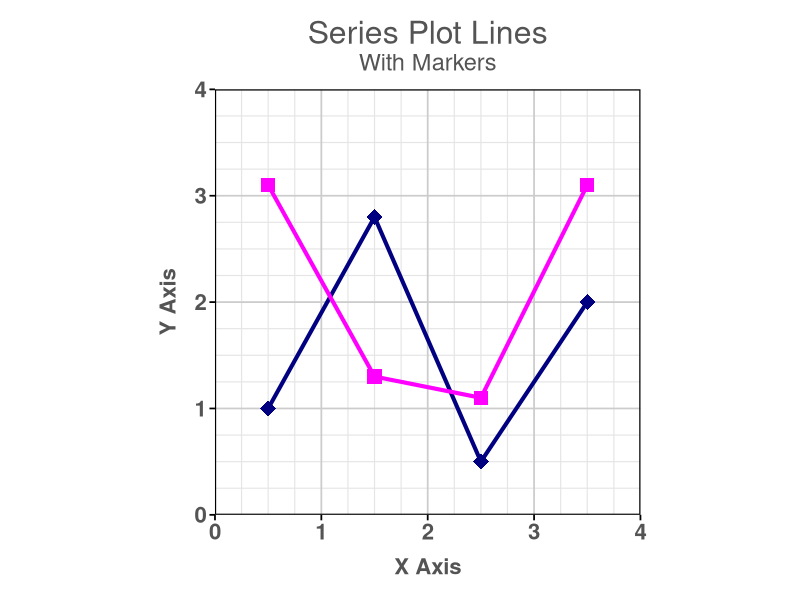

This figure's R source:
# P092 sct1 - Series Plot Lines With Markers
# SAS: data my_data + PROC SGPLOT series x=x y=y1 y=y2
out <- Sys.getenv("OUT_DIR")
if (out == "" || is.na(out)) out <- getwd()
if (!dir.exists(out)) dir.create(out, recursive = TRUE, showWarnings = FALSE)

suppressPackageStartupMessages(library(ggplot2))

# --- SAS round half away from zero (kept for fidelity; not needed here) ---
round_half_up <- function(x, digits = 0) {
  posneg <- sign(x)
  z <- abs(x) * 10^digits
  z <- floor(z + 0.5 + 1e-10)
  posneg * z / 10^digits
}

# --- data my_data; input x y1 y2; datalines; ---
my_data <- data.frame(
  x  = c(0.5, 1.5, 2.5, 3.5),
  y1 = c(1.0, 2.8, 0.5, 2.0),
  y2 = c(3.1, 1.3, 1.1, 3.1)
)

# --- PROC SGPLOT recreation ---
# aspect=1 noautolegend
# series y1: navy thickness 3px, diamondfilled 12pt navy
# series y2: magenta thickness 3px, squarefilled 12pt magenta
# yaxis/xaxis values 0 to 4 by 1, offsetmin=0 offsetmax=0, grid minor minorcount=3
# title1 "Series Plot Lines" 23pt gray33, title2 "With Markers" 17pt gray33
gray33 <- "gray33"

major_brk <- seq(0, 4, by = 1)
minor_brk <- seq(0, 4, by = 0.25)

p <- ggplot(my_data, aes(x = x)) +
  geom_line(aes(y = y1), color = "navy", linewidth = 1.4, lineend = "round") +
  geom_point(aes(y = y1), color = "navy", shape = 18, size = 5) +
  geom_line(aes(y = y2), color = "magenta", linewidth = 1.4, lineend = "round") +
  geom_point(aes(y = y2), color = "magenta", shape = 15, size = 4.5) +
  scale_x_continuous(
    name = "X Axis",
    limits = c(0, 4),
    breaks = major_brk,
    minor_breaks = minor_brk,
    expand = c(0, 0)
  ) +
  scale_y_continuous(
    name = "Y Axis",
    limits = c(0, 4),
    breaks = major_brk,
    minor_breaks = minor_brk,
    expand = c(0, 0)
  ) +
  coord_fixed(ratio = 1, xlim = c(0, 4), ylim = c(0, 4)) +
  labs(title = "Series Plot Lines", subtitle = "With Markers") +
  theme(
    plot.background = element_rect(fill = "white", colour = NA),
    panel.background = element_rect(fill = "white", colour = NA),
    panel.border = element_rect(fill = NA, colour = "black", linewidth = 0.8),
    panel.grid.major = element_line(colour = "grey80", linewidth = 0.6),
    panel.grid.minor = element_line(colour = "grey90", linewidth = 0.4),
    plot.title = element_text(colour = gray33, size = 23, hjust = 0.5, margin = margin(b = 2)),
    plot.subtitle = element_text(colour = gray33, size = 17, hjust = 0.5, margin = margin(b = 10)),
    axis.title.x = element_text(colour = gray33, size = 16, face = "bold", margin = margin(t = 10)),
    axis.title.y = element_text(colour = gray33, size = 16, face = "bold", margin = margin(r = 10)),
    axis.text.x = element_text(colour = gray33, size = 16, face = "bold"),
    axis.text.y = element_text(colour = gray33, size = 16, face = "bold"),
    axis.ticks = element_line(colour = "black", linewidth = 0.6),
    axis.ticks.length = unit(4, "pt"),
    legend.position = "none",
    plot.margin = margin(15, 15, 15, 15)
  )

# width=650px height=650px -> 6.5x6.5 in at 100 dpi
ggsave(file.path(out, "sct1.png"), plot = p, width = 6.5, height = 6.5, units = "in", dpi = 100)

# --- CSV of plotted data / table body (SAS dataset my_data) ---
write.csv(my_data, file.path(out, "sct1.csv"), row.names = FALSE, na = "")
# duplicate name to explicitly satisfy "CSV of the plotted data" for the figure
write.csv(my_data, file.path(out, "sct1_plotdata.csv"), row.names = FALSE, na = "")

# --- Text rendering of sct1.htm (SGplot Series Plot Lines With Markers) ---
fmt1 <- function(v) sprintf("%.1f", v)
txt_lines <- c(
  "SGplot Series Plot Lines With Markers",
  "",
  "Series Plot Lines",
  "With Markers",
  "",
  "Plot data (my_data):",
  "",
  sprintf("%-8s %-8s %-8s", "x", "y1", "y2"),
  sprintf("%-8s %-8s %-8s", "--------", "--------", "--------")
)
for (i in seq_len(nrow(my_data))) {
  txt_lines <- c(txt_lines, sprintf("%-8s %-8s %-8s", fmt1(my_data$x[i]), fmt1(my_data$y1[i]), fmt1(my_data$y2[i])))
}
txt_lines <- c(txt_lines,
  "",
  "Series 1 (y1): color=navy  thickness=3px  markers=diamondfilled (navy, 12pt)",
  "Series 2 (y2): color=magenta  thickness=3px  markers=squarefilled (magenta, 12pt)",
  "X Axis: values=(0 to 4 by 1)  offsetmin=0 offsetmax=0  grid minor minorcount=3",
  "Y Axis: values=(0 to 4 by 1)  offsetmin=0 offsetmax=0  grid minor minorcount=3",
  "Aspect=1  NoAutoLegend  Image=650px x 650px (sct1.png)",
  ""
)
writeLines(txt_lines, file.path(out, "sct1.txt"))
